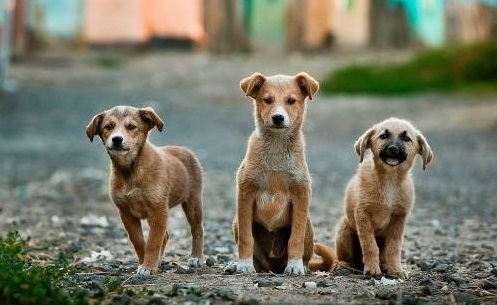
#> input picture Imagenes/Perros.jpg, 497 x 305 px; its folder holds only this picture in this run
$ python -i '1-G-2-Grupo-3-CÓDIGO-Entrega-5.py'   (imports and definitions only)
#> lines starting #> are read from the running program, lines starting #| are printed output that depends on the picture
# FUNDAMENTOS DE COMPUTACIÓN Y PROGRAMACIÓN PARA INGENIERÍA
# SECCIÓN DEL CURSO: 1-G-2
# PROFESOR DE TEORÍA:  LUIS CORRAL RODRÍGUEZ
# PROFESOR DE LABORATORIO: PABLO LORCA ORLOFF
# GRUPO: 3
# INTEGRANTES:
# 1. Diego Kohle Núñez 21.008.705-2
# 2. Lucas Maza Camilla 21.042.675-2
# 3. Ignacio Pérez Henríquez 20.721.597-k
# 4. Gonzalo Ramírez Abarca 21.029.895-9
# DESCRIPCIÓN DEL PROGRAMA: Un programa simple de aplicación de filtros a
# una imagen seleccionada por el usuario.

# <EL PROGRAMA EMPIEZA A PARTIR DE AQUÍ>

###################################MÓDULOS Y FUNCIONES IMPORTADAS###################################

import tkinter as tk
from tkinter import ttk
from tkinter import filedialog

from PIL import ImageTk, Image
import numpy as np

from matplotlib import pyplot as plt

import cv2

import os

###################################CREAR VENTANA###################################################

# Se selecciona el titulo de la ventana y sus dimensiones
# [3 lines not run here, left out]

# Se le indica al usuario que el programa está cargando y así hacerle saber que el programa
# no está congelado o no haciendo nada
etiqueta_carga = ttk.Label(text="Cargando filtros...")
# [2 lines not run here, left out]

###################################IMAGEN A USAR###################################################

# Esta función se ejecuta al iniciar el programa, con ella, el usuario puede seleccionar una
# imagen de su galeria y cargarla al programa.

# Entrada: Imagen
# Salida: Directorio

def cargar():
    Imagen = filedialog.askopenfilename(initialdir = "/",
                                          title = "Selecciona una imagen",
                                          filetypes = (("Imagenes JPG",
                                                        "*.jpg*"),
                                                       ("Imagenes BMP",
                                                        "*.bmp*"),
                                                       ("Imagenes JPEG",
                                                        "*.jpeg*"),
                                                       ("Todos los archivos",
                                                        "*.*")))
#> the answer given: ../Imagenes/Perros.jpg
    return Imagen

# direct será el directorio de la imagen
direct = cargar()
# imag será la imagen abierta desde el directorio
# [1 line not run here, left out]
# Cambiar tamaño de imagen
# [1 line that did not run here, left out]

###################################MOSTRAR IMAGEN EN VENTANA######################################

# En este proceso la imagen se muestra en la ventana de 1280x720 antes creada
# esta se mostrará en las posiciones x=400, y=100
# [1 line that did not run here, left out]
# [1 line that did not run here, left out]
# [1 line not run here, left out]

###################################FUNCIONES DE CONTROL###########################################

# Esta función permitirá al usuario ingresar una nueva imagen si esta se quiere cambiar.
# Obtiene la nueva dirección de la imagen y reemplaza la anterior con la función global.

# Entrada: Imagen
# Salida: Directorio

# [54 lines left out: functions cargar_nuevo, original, guardar, not called in this run]


# Función para buscar en el equipo el archivo que trae por defecto opencv
# para detectar la cara de los gatos.
# Si no se encuentra dicho archivo, el filtro de retrato tirará error.
# El archivo dog_face.xml debe descargarse desde el siguiente link:
# https://github.com/metinozkan/DogAndCat-Face-Opencv

# Entrada = El nombre del archivo.
# Salida = La ruta del archivo.

def findfile(name, path):
    for dirpath, dirname, filename in os.walk(path):
        if name in filename:
            return os.path.join(dirpath, name)

gato = findfile(r"haarcascade_frontalcatface_extended.xml", "/")
perro = findfile(r"dog_face.xml", "/")
#> in profundidad_gato, img is the input picture: shape (305, 497, 3); mean B, G, R 102.4, 119.8, 119.6


# Hace que el mensaje 'cargando' desaparezca
# [1 line not run here, left out]

###################################FUNCIONES DE FILTROS##########################################

# Escala de grises
# Efecto que le da a la imagen solo tonalidades de distintos grises.

# Entrada: Directorio
# Salida: Imagen con filtro aplicado

# [246 lines left out: functions gris, sepia, pixelado, reflejo_horizontal, retrato_gato, retrato_perro and 3 more, not called in this run]

# Profundidad de campo para gatos
# Hace que la imagen desenfoque lo que está más lejos para así dar la
# impresión de que la imagen no es plana.
# En este caso detectará el rostro de un gato usando el archivo 'gato'

# Entrada: Directorio
# Salida: Imagen con filtro aplicado

def profundidad_gato():
    def borr_img(img, factor = 45):
#> called with factor = 45
       ancho = int(img.shape[1] / factor)
#> ancho = 11
       alto = int(img.shape[0] / factor)
#> alto = 6
       if ancho % 2 == 0: ancho = ancho - 1
       if alto % 2 == 0: alto = alto - 1
#> alto = 5
       img_borrosa = cv2.GaussianBlur(img, (ancho, alto), 0)
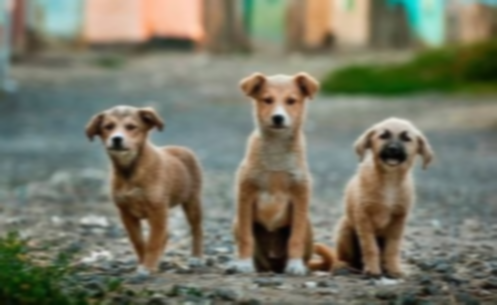
#> img_borrosa: shape (305, 497, 3); mean B, G, R 102.4, 119.8, 119.6
       return img_borrosa

    img = cv2.imread(direct)
    img_borrosa = borr_img(img, factor = 45)

    gris = cv2.cvtColor(img, cv2.COLOR_BGR2GRAY)
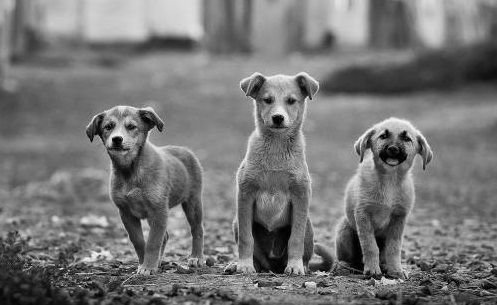
#> gris: shape (305, 497); min 0, max 254, mean 117.8
    detector_cara = cv2.CascadeClassifier(gato)
#> (the run stopped early here; a loop or call above may not have finished)

$ run again, on Imagenes/gato 5.jpg
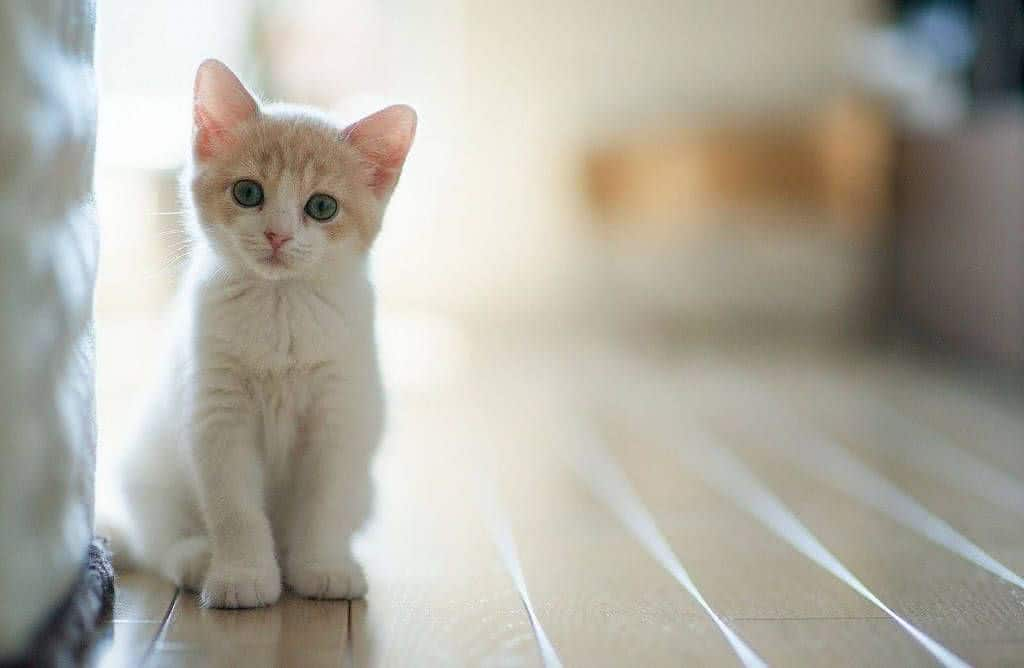
#> input picture Imagenes/gato 5.jpg, 1024 x 668 px
#> in profundidad_gato, img is the input picture: shape (668, 1024, 3); mean B, G, R 161.3, 171.8, 175.9
#> in profundidad_gato, `gris = cv2.cvtColor(img, cv2.COLOR_BGR2GRAY)`:
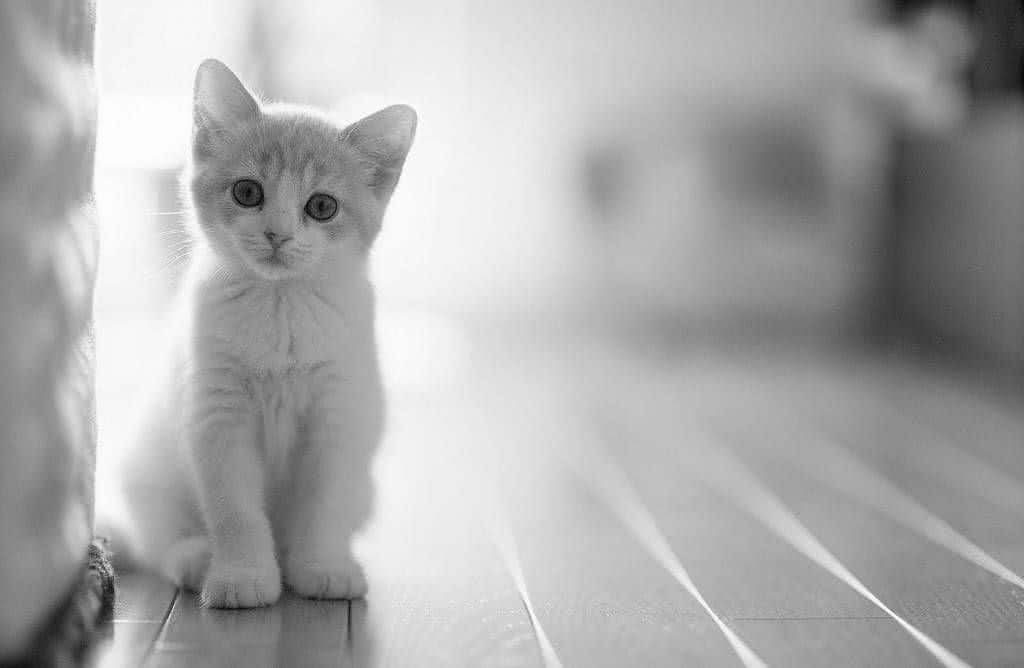
#> gris: shape (668, 1024); min 1, max 255, mean 171.8

$ run again, on Imagenes/gato-persona.jpg
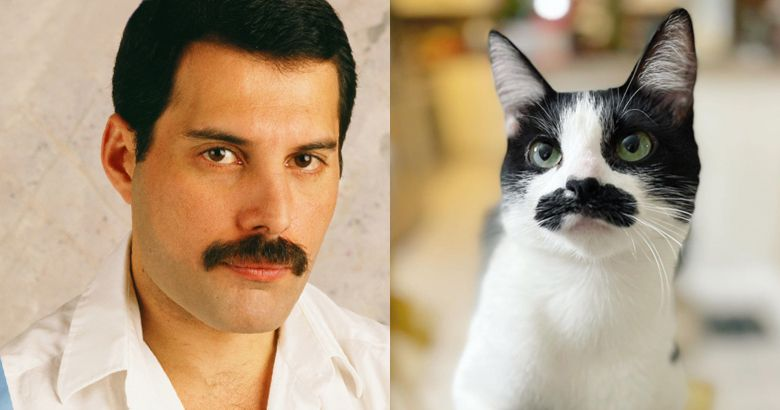
#> input picture Imagenes/gato-persona.jpg, 780 x 410 px
#> in profundidad_gato, img is the input picture: shape (410, 780, 3); mean B, G, R 133.7, 159.6, 180.7
#> in borr_img, `img_borrosa = cv2.GaussianBlur(img, (ancho, alto), 0)`:
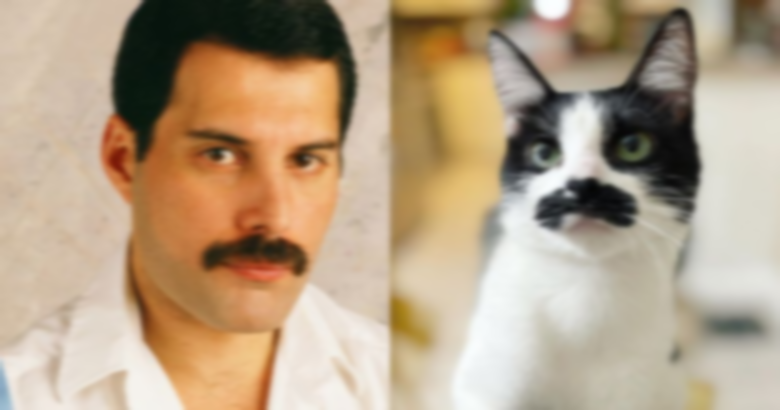
#> img_borrosa: shape (410, 780, 3); mean B, G, R 133.7, 159.6, 180.7
#> in profundidad_gato, `gris = cv2.cvtColor(img, cv2.COLOR_BGR2GRAY)`:
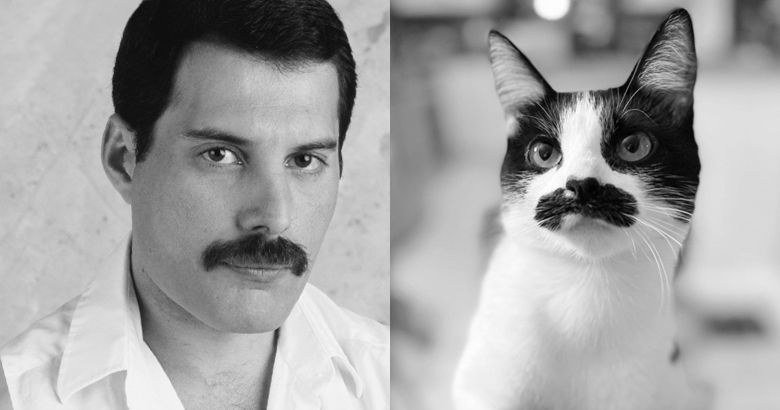
#> gris: shape (410, 780); min 0, max 255, mean 163

$ run again, on Imagenes/gato 2.jpg
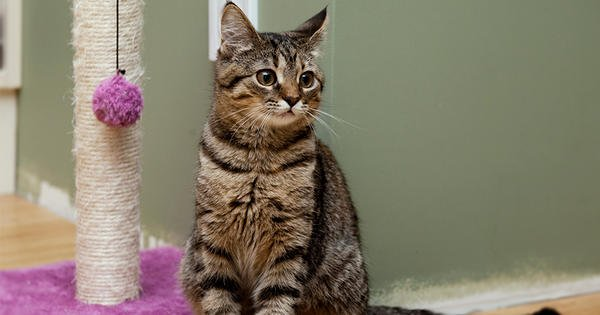
#> input picture Imagenes/gato 2.jpg, 600 x 315 px
#> in profundidad_gato, img is the input picture: shape (315, 600, 3); mean B, G, R 107.9, 125.4, 133.8
#> in borr_img, `img_borrosa = cv2.GaussianBlur(img, (ancho, alto), 0)`:
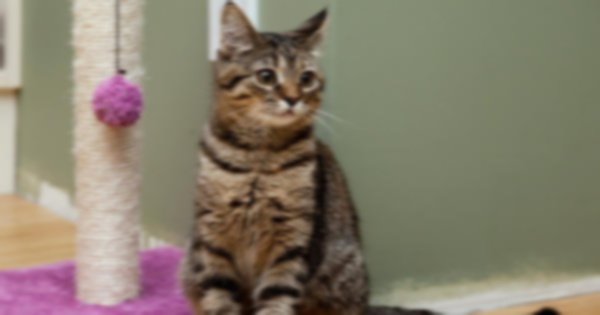
#> img_borrosa: shape (315, 600, 3); mean B, G, R 107.9, 125.4, 133.8
#> in profundidad_gato, `gris = cv2.cvtColor(img, cv2.COLOR_BGR2GRAY)`:
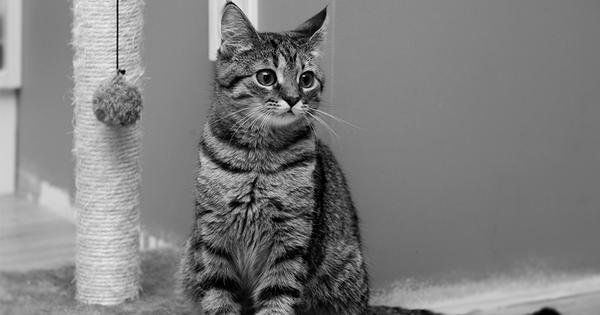
#> gris: shape (315, 600); min 0, max 249, mean 126
